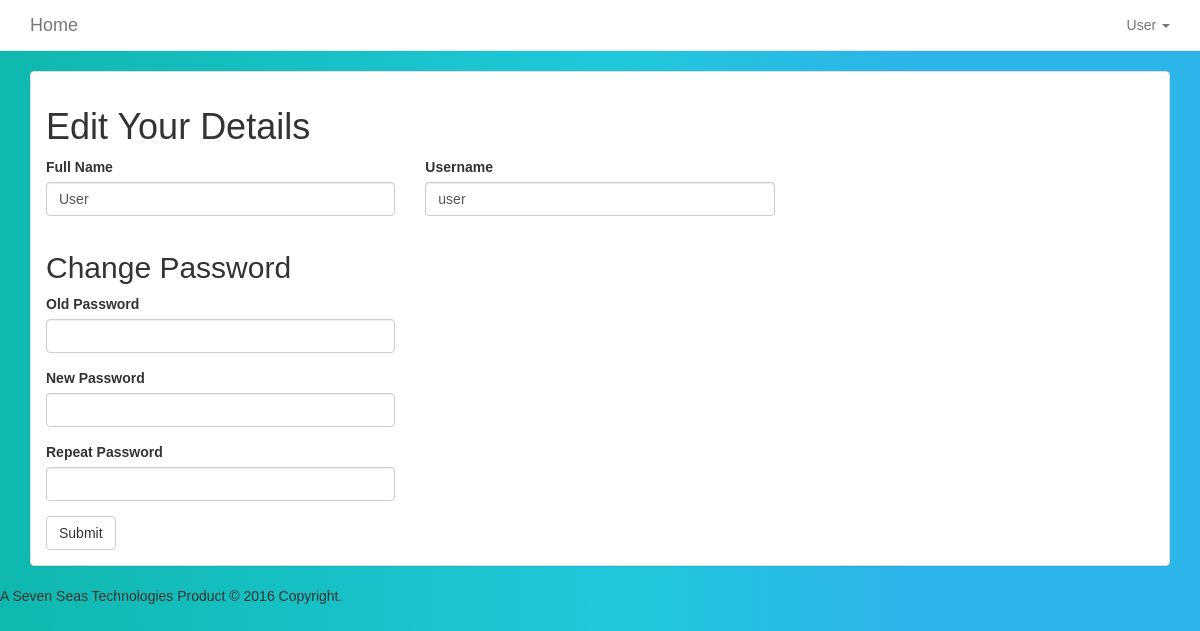
The app's page /settings (signed in), older data.
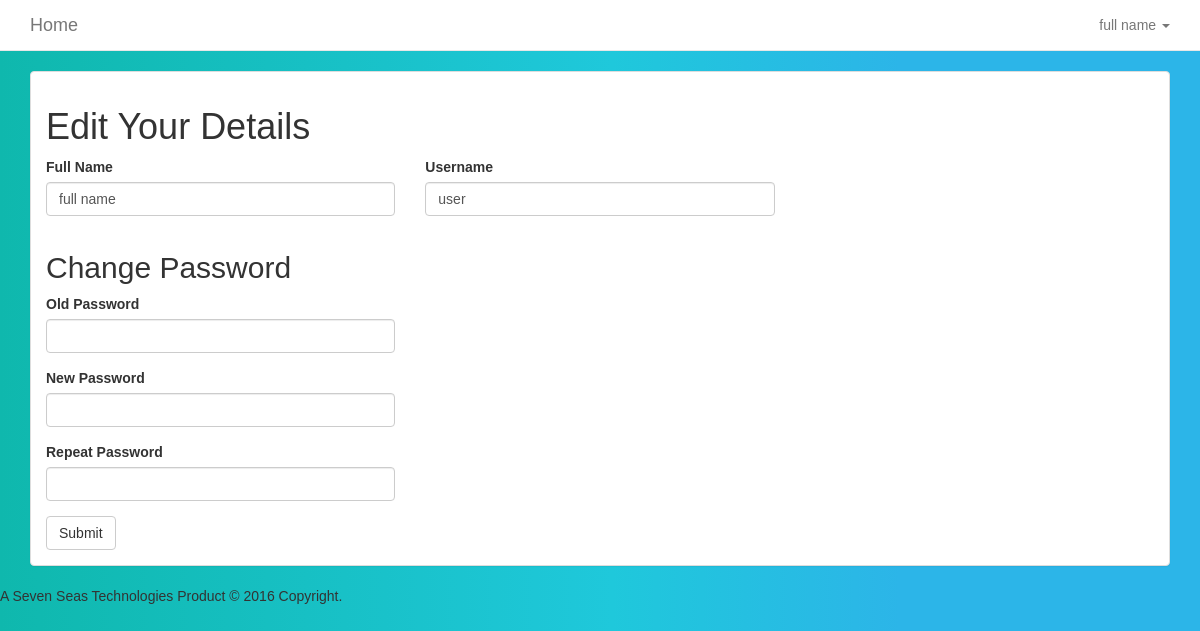
The same page, newer data.
### tables this page shows
CREATE TABLE `user_details` (
  `user_id` int(11) NOT NULL,
  `full_name` varchar(256) NOT NULL,
  `user_name` varchar(50) NOT NULL,
  `password` varchar(255) NOT NULL,
  `admin` tinyint(4) NOT NULL,
  `first_login` int(1) NOT NULL DEFAULT '0'
);

### app/conn_db.php (called while the page is built, shortened)
<?php
$conn = "";
function affected() {
    global $conn, $rows_affected;
    $rows_affected = mysqli_affected_rows($conn);
    if ($rows_affected < 1) {
        $error_sql ="No information added to or retreived from database. Try checking your parameters" . "<br>";
        error_handler($error_sql, mysqli_errno($conn), mysqli_error($conn));
        return 0;
    }
    else {
        return $rows_affected;
    }
}
function db_query($sql) {
    global $conn;
    $result = $conn->query($sql);
    if ($result == FALSE) {
        $error_sql = "Error querying db, check sql statement" . "<br>";
        error_handler($error_sql, mysqli_errno($conn), mysqli_error($conn));
    }
    else {
        return $result;
    }
}
?>

### views_all/settings.php (the view, shortened to what this page needs)
<?php
$problem_wrongpass = "";
$problem_mismatch = "";
$sql_settings = "SELECT * FROM user_details WHERE `user_id` = " . $_SESSION[user_id];
$Settings = db_query($sql_settings);
$settings = $Settings->fetch_assoc();
?>
<div class="section">
      <div class="container">
  <div class="panel panel-default panel-faded">
                <div class="panel-body">
           <div class="row">
          <div class="col-md-12">
            <h1>Edit Your Details</h1>
          </div>
        </div>
            <form role="form" method="post">
                <div class="row">
                    <div class="col-md-4">
                        <div class="form-group">
                            <label class="control-label">Full Name</label>
                          <input class="form-control" type="text" name="full_name" value="<?php echo $settings['full_name'];?>">
                        </div>
                    </div>
                    <div class="col-md-4">
                        <div class="form-group">
                            <label class="control-label">Username</label>
                          <input class="form-control" type="text" name="user_name" value="<?php echo $settings['user_name'];?>">
                        </div>
                    </div>
                </div>
                <h2>Change Password</h2>
                <div class="row">
                    <div class="col-md-4">
                        <div class="form-group">
                          <label class="control-label">Old Password </label>
                          <input class="form-control" type="password" name="old_pass"> <?php echo "$problem_wrongpass"; $problem_wrongpass = "";?>
                        </div>
                    </div>
                </div>
                <div class="row">
                    <div class="col-md-4">
                        <div class="form-group">
                          <label class="control-label">New Password</label>
                          <input class="form-control" type="password" name="new_pass">
                        </div>
                    </div>
                </div>
                <div class="row">
                    <div class="col-md-4">
                        <div class="form-group">
                          <label class="control-label">Repeat Password </label>
                          <input class="form-control" type="password" name="confirm_pass"> <?php echo "$problem_mismatch"; $problem_mismatch = "";?>
                        </div>
                    </div>
                </div>
              <button type="submit" class="btn btn-default">Submit</button>
            </form>
      </div>
      </div>
      </div>
      </div>

### templates/navigation.php (shortened to what this page needs)
    <div class="navbar navbar-default navbar-static-top">
  <div class="container">
    <div class="navbar-header">
      <a class="navbar-brand" href="/ExamManager/"><span>Home</span></a>
    </div>
    <div class="collapse navbar-collapse" id="navbar-ex-collapse">
      <ul class="nav navbar-nav navbar-right">
                  <?php if(isset($_SESSION["user_name"])):?>
        <li><a class=" dropdown-toggle navbtn" type="button" id="menu1" data-toggle="dropdown">
                        <?php echo $_SESSION["full_name"]; ?>
                        <span class="caret"></span></a>
        <?php endif; ?>
      </ul>
    </div>
  </div>
</div>

Row changes from the older to the newer data that the page shows:
changed user_details "user": full_name "User" → "full name"
Text that changed along with them:
$_SESSION["full_name"]: "User" → "full name"
